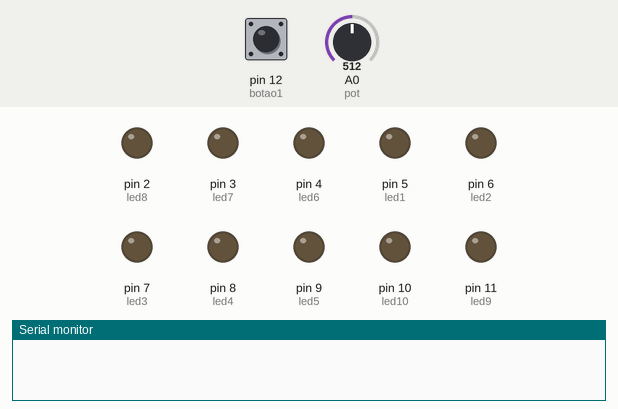
Simulated run of this sketch. Board: Arduino Uno, built with avr-gcc and run on an emulated ATmega328P. Shown: output pins drawn as LEDs (lit = HIGH), the last lines printed to the serial monitor. The inputs (shaded band) are chosen by the test bench; at power-on: pin 12 (botao1) LOW, A0 (pot) = 512.

Above: at 1.2 s.
1.3 s: pin 12 (botao1) pulled HIGH for 0.15 s
At 2.0 s:
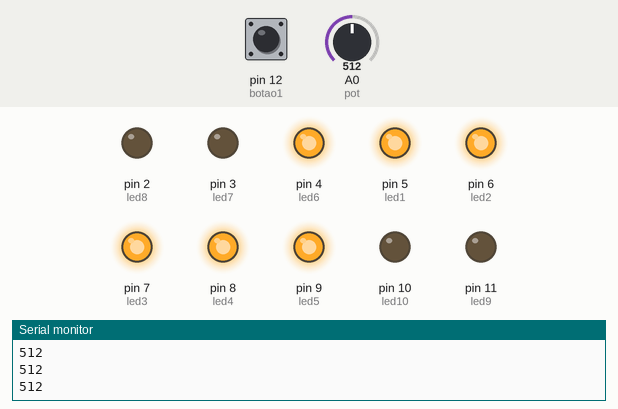
Timing chart, 0 to 4.3 s (numbered marks = the images above; inputs shaded):
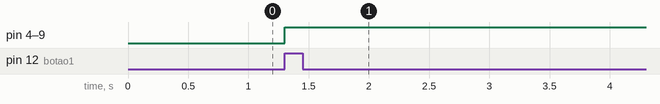

Measured:
- after the input at 1.3 s, pin 4 (led6), pin 5 (led1), pin 6 (led2), pin 7 (led3), pin 8 (led4), pin 9 (led5): LOW → HIGH at once

The sketch:

exercicio_101.ino
```cpp
const int led1 = 5;
const int led2 = 6;
const int led3 = 7;
const int led4 = 8;
const int led5 = 9;
const int led6 = 4;
const int led7 = 3;
const int led8 = 2;
const int led9 = 11;
const int led10 = 10;
const int botao1 = 12;

const int pot = 0;
int var = 0;

void setup(){

    pinMode(led1, OUTPUT);
    pinMode(led2, OUTPUT );
    pinMode(led3, OUTPUT );
    pinMode(led4, OUTPUT );
    pinMode(led5, OUTPUT );
    pinMode(led6, OUTPUT);
    pinMode(led7, OUTPUT );
    pinMode(led8, OUTPUT );
    pinMode(led9, OUTPUT );
    pinMode(led10, OUTPUT );

    pinMode(botao1, INPUT );
    Serial.begin(9600);
 }

int valor1 ;

void loop(){
    valor1 = digitalRead(botao1);

    if(valor1){
        var = analogRead(pot);
        Serial.println(var);

        if (var > 50){
            digitalWrite(led1, HIGH);
        }else {
            digitalWrite(led1, LOW);
        }

        if (var > 100){
            digitalWrite(led2, HIGH);
        }else {
            digitalWrite(led2, LOW);
        }

        if (var > 200){
            digitalWrite(led3, HIGH);
        }else {
            digitalWrite(led3, LOW);
        }

        if (var > 300){
            digitalWrite(led4, HIGH);
        }else {
            digitalWrite(led4, LOW);
        }

        if (var > 400){
            digitalWrite(led5, HIGH);
        }else {
            digitalWrite(led5, LOW);
        }

        if (var > 500){
            digitalWrite(led6, HIGH);
        }else {
            digitalWrite(led6, LOW);
        }

        if (var > 600){
            digitalWrite(led7, HIGH);
        }else {
            digitalWrite(led7, LOW);
        }

        if (var > 700){
            digitalWrite(led8, HIGH);
        }else {
            digitalWrite(led8, LOW);
        }

        if (var > 800){
            digitalWrite(led9, HIGH);
        }else {
            digitalWrite(led9, LOW);
        }

        if (var > 900){
            digitalWrite(led10, HIGH);
        }else {
            digitalWrite(led10, LOW);
        }
    }
}
```
